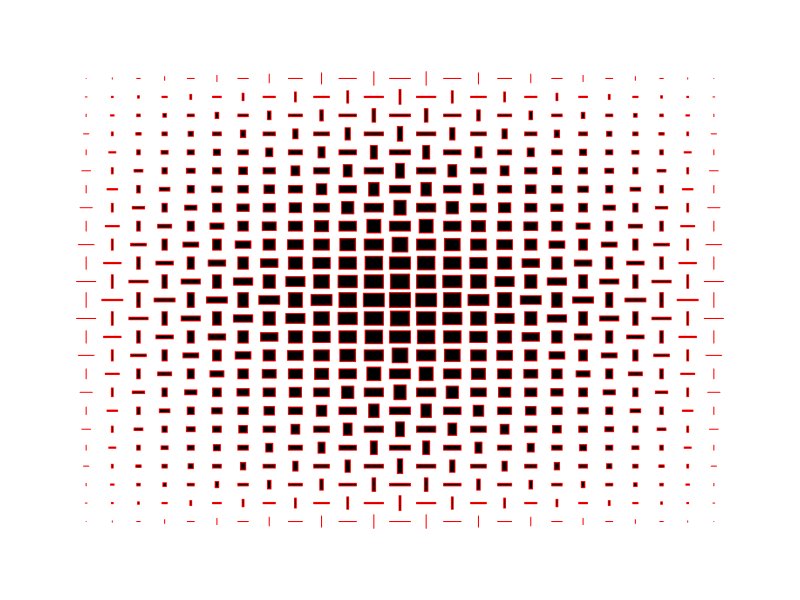

Source code (R):
# Make picture from Willow Road
# TODO: Make into shiny app


c1 <- 1;
c2 <- 1;
w <- 0
n <- 12 # Number of changes in w
w2 <- 0.4/n # change in w
h <- 0
o <- 1
col <- c('black', 'red')

#old <- par()
png("willow.png", res=300, units='in', width=11, height=11)
par(mar=c(0,0,0,0))
par(oma=c(3,3,3,3))
plot(c(0, 2*n+2), c(0, 2*n + 2), type='n', axes=FALSE, xlab="", ylab="",
     xaxs = "i", yaxs = "i")

for(i in 1 : (2*n+1)^2) {

    print (c(w, h))

    if (o == 1) {wc <- w; hc <- h} else {wc <- h; hc <- w}

    xs <- c(c1-wc, c1-wc, c1+wc, c1+wc)
        ys <- c(c2-hc, c2+hc, c2+hc, c2-hc)
	    polygon(xs, ys, col=col[1], border=col[2])

    if (c1 > (n) ) {w <- w - w2} else {w <- w + w2}
        if (c1 == 2*n+1) {c1 <- 1; c2 <- c2 + 1; w <- 0;
	                      if(c2 > (n+1)) {h <- h-w2} else {h <- h+w2}
			                        } else {c1 <- c1+1}

    o <- -1 * o

}
dev.off()